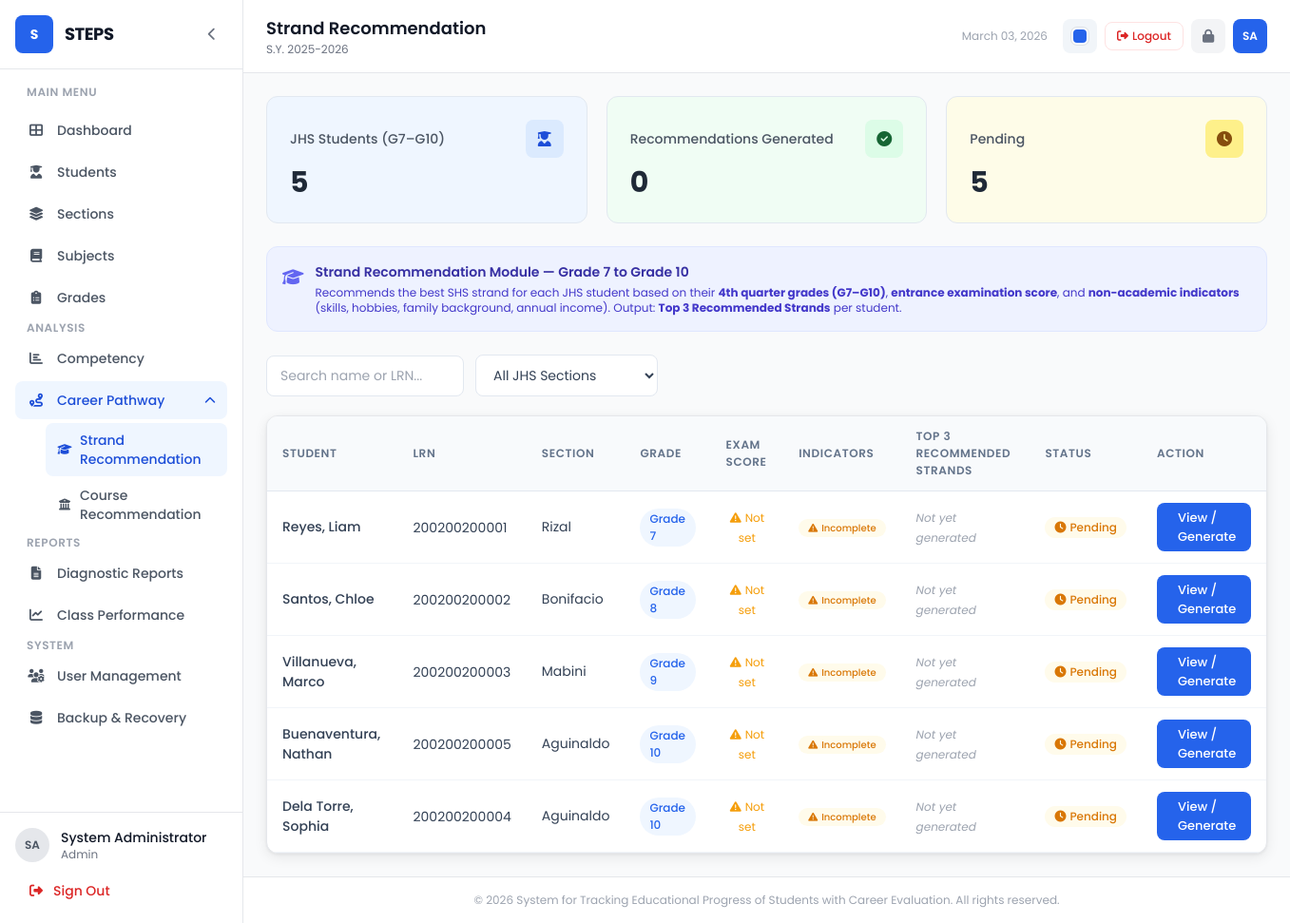
/career/strand.php (signed in), run on the app's committed database.
### tables this page shows
CREATE TABLE IF NOT EXISTS students (
    id INT AUTO_INCREMENT PRIMARY KEY,
    lrn VARCHAR(20) NOT NULL UNIQUE,
    first_name VARCHAR(50) NOT NULL,
    last_name VARCHAR(50) NOT NULL,
    middle_name VARCHAR(50),
    gender ENUM('Male', 'Female') NOT NULL,
    birthdate DATE,
    section_id INT,
    strand_id INT,
    school_year VARCHAR(20) NOT NULL,
    status ENUM('active', 'inactive', 'graduated') NOT NULL DEFAULT 'active',
    created_at TIMESTAMP DEFAULT CURRENT_TIMESTAMP,
    updated_at TIMESTAMP DEFAULT CURRENT_TIMESTAMP ON UPDATE CURRENT_TIMESTAMP,
    FOREIGN KEY (section_id) REFERENCES sections(id) ON DELETE SET NULL,
    FOREIGN KEY (strand_id) REFERENCES strands(id) ON DELETE SET NULL
);

CREATE TABLE IF NOT EXISTS sections (
    id INT AUTO_INCREMENT PRIMARY KEY,
    section_name VARCHAR(50) NOT NULL,
    grade_level INT NOT NULL,
    strand VARCHAR(50),
    adviser_id INT,
    school_year VARCHAR(20) NOT NULL,
    created_at TIMESTAMP DEFAULT CURRENT_TIMESTAMP,
    FOREIGN KEY (adviser_id) REFERENCES users(id) ON DELETE SET NULL
);

### config/constants.php (called while the page is built, shortened)
<?php
function sanitize($data) {
    return htmlspecialchars(strip_tags(trim($data)), ENT_QUOTES, 'UTF-8');
}

### career/strand.php (the view, shortened to what this page needs)
<?php
require_once __DIR__ . '/../includes/header.php';
$searchQuery   = $_GET['search'] ?? '';
$totalJHS = $pdo->query("
    SELECT COUNT(*) FROM students s
    JOIN sections sec ON s.section_id = sec.id
    WHERE s.status = 'active' AND sec.grade_level BETWEEN 7 AND 10
")->fetchColumn();
$generatedCount = $pdo->query("
    SELECT COUNT(DISTINCT cr.student_id) FROM career_recommendations cr
    JOIN students s ON cr.student_id = s.id
    JOIN sections sec ON s.section_id = sec.id
    WHERE cr.recommendation_type = 'strand' AND sec.grade_level BETWEEN 7 AND 10
")->fetchColumn();
$pendingCount = $totalJHS - $generatedCount;
$listQuery = "
    SELECT s.id, s.first_name, s.last_name, s.lrn,
           sec.section_name, sec.grade_level,
           nai.entrance_exam_score, nai.skills,
           cr.top_strand_1, cr.top_strand_2, cr.top_strand_3,
           cr.score_breakdown, cr.created_at AS rec_generated_at
    FROM students s
    JOIN sections sec ON s.section_id = sec.id
    LEFT JOIN non_academic_indicators nai ON nai.student_id = s.id
    LEFT JOIN career_recommendations cr
        ON cr.student_id = s.id AND cr.recommendation_type = 'strand'
    WHERE s.status = 'active' AND sec.grade_level BETWEEN 7 AND 10
";
$params = [];
$listQuery .= " ORDER BY sec.grade_level, sec.section_name, s.last_name";
$stmt = $pdo->prepare($listQuery);
$stmt->execute($params);
$students = $stmt->fetchAll();
require_once __DIR__ . '/../includes/sidebar.php';
?>
<div class="grid grid-cols-1 md:grid-cols-3 gap-5 mb-6">
    <div class="stat-card" style="background:#eff6ff;">
        <div class="flex items-center justify-between mb-2">
            <span class="text-sm font-medium text-gray-600">JHS Students (G7–G10)</span>
            <div class="w-10 h-10 rounded-lg flex items-center justify-center" style="background:#dbeafe;">
                <i class="fas fa-user-graduate" style="color:#1d4ed8;"></i>
            </div>
        </div>
        <p class="text-3xl font-bold text-gray-800"><?= $totalJHS ?></p>
    </div>
    <div class="stat-card" style="background:#f0fdf4;">
        <div class="flex items-center justify-between mb-2">
            <span class="text-sm font-medium text-gray-600">Recommendations Generated</span>
            <div class="w-10 h-10 rounded-lg flex items-center justify-center" style="background:#dcfce7;">
                <i class="fas fa-check-circle" style="color:#166534;"></i>
            </div>
        </div>
        <p class="text-3xl font-bold text-gray-800"><?= $generatedCount ?></p>
    </div>
    <div class="stat-card" style="background:#fefce8;">
        <div class="flex items-center justify-between mb-2">
            <span class="text-sm font-medium text-gray-600">Pending</span>
            <div class="w-10 h-10 rounded-lg flex items-center justify-center" style="background:#fef08a;">
                <i class="fas fa-clock" style="color:#854d0e;"></i>
            </div>
        </div>
        <p class="text-3xl font-bold text-gray-800"><?= $pendingCount ?></p>
    </div>
</div>
<div class="bg-indigo-50 border border-indigo-100 rounded-xl p-4 mb-6 flex gap-3 items-start">
    <i class="fas fa-graduation-cap text-indigo-500 mt-0.5 text-lg flex-shrink-0"></i>
    <div class="text-sm text-indigo-800">
        <p class="font-semibold mb-1">Strand Recommendation Module — Grade 7 to Grade 10</p>
        <p class="text-xs text-indigo-700">Recommends the best SHS strand for each JHS student based on their <strong>4th quarter grades (G7–G10)</strong>, <strong>entrance examination score</strong>, and <strong>non-academic indicators</strong> (skills, hobbies, family background, annual income). Output: <strong>Top 3 Recommended Strands</strong> per student.</p>
    </div>
</div>
<div class="flex flex-wrap items-center gap-3 mb-5">
    <form method="GET" class="flex flex-wrap items-center gap-3 flex-1">
        <input type="text" name="search" value="<?= sanitize($searchQuery) ?>"
               placeholder="Search name or LRN..."
               class="form-input w-52" onchange="this.form.submit()">
        <select name="section" class="form-select w-48" onchange="this.form.submit()">
            <option value="">All JHS Sections</option>
        </select>
    </form>
</div>
<div class="bg-white border border-gray-200 rounded-xl overflow-hidden">
    <div class="overflow-x-auto">
        <table class="steps-table">
            <thead>
                <tr>
                    <th>Student</th>
                    <th>LRN</th>
                    <th>Section</th>
                    <th>Grade</th>
                    <th>Exam Score</th>
                    <th>Indicators</th>
                    <th>Top 3 Recommended Strands</th>
                    <th>Status</th>
                    <th class="no-print">Action</th>
                </tr>
            </thead>
            <tbody>
                <?php foreach ($students as $stu): ?>
                <tr>
                    <td class="font-medium text-gray-900"><?= sanitize($stu['last_name'] . ', ' . $stu['first_name']) ?></td>
                    <td class="text-xs text-gray-500"><?= sanitize($stu['lrn']) ?></td>
                    <td><?= sanitize($stu['section_name']) ?></td>
                    <td><span class="badge badge-blue">Grade <?= $stu['grade_level'] ?></span></td>
                    <td class="text-center">
                        <?php if ($stu['entrance_exam_score'] !== null): ?>
                            <span class="font-semibold text-gray-800"><?= number_format($stu['entrance_exam_score'], 1) ?></span>
                        <?php else: ?>
                            <span class="text-xs text-amber-500"><i class="fas fa-exclamation-triangle mr-1"></i>Not set</span>
                        <?php endif; ?>
                    </td>
                    <td class="text-center">
                        <?php if (!empty($stu['skills'])): ?>
                            <span class="badge badge-green text-[10px]"><i class="fas fa-check mr-1"></i>On record</span>
                        <?php else: ?>
                            <span class="badge badge-amber text-[10px]"><i class="fas fa-exclamation-triangle mr-1"></i>Incomplete</span>
                        <?php endif; ?>
                    </td>
                    <td>
                        <?php if (!empty($stu['top_strand_1'])): ?>
                            <div class="space-y-1">
                                <div class="flex items-center gap-1.5 text-xs">
                                    <span class="w-5 h-5 bg-indigo-600 text-white rounded-full text-center leading-5 font-bold flex-shrink-0">1</span>
                                    <span class="font-medium text-gray-900"><?= sanitize($stu['top_strand_1']) ?></span>
                                </div>
                                <?php if ($stu['top_strand_2']): ?>
                                <div class="flex items-center gap-1.5 text-xs text-gray-500">
                                    <span class="w-5 h-5 bg-indigo-300 text-white rounded-full text-center leading-5 font-bold flex-shrink-0">2</span>
                                    <?= sanitize($stu['top_strand_2']) ?>
                                </div>
                                <?php endif; ?>
                                <?php if ($stu['top_strand_3']): ?>
                                <div class="flex items-center gap-1.5 text-xs text-gray-400">
                                    <span class="w-5 h-5 bg-indigo-100 text-indigo-700 rounded-full text-center leading-5 font-bold flex-shrink-0">3</span>
                                    <?= sanitize($stu['top_strand_3']) ?>
                                </div>
                                <?php endif; ?>
                                <div class="text-[10px] text-gray-400 mt-1">
                                    <i class="fas fa-clock mr-1"></i><?= date('M d, Y', strtotime($stu['rec_generated_at'])) ?>
                                </div>
                            </div>
                        <?php else: ?>
                            <span class="text-xs text-gray-400 italic">Not yet generated</span>
                        <?php endif; ?>
                    </td>
                    <td>
                        <?php if (!empty($stu['top_strand_1'])): ?>
                            <span class="badge badge-green"><i class="fas fa-check mr-1"></i>Generated</span>
                        <?php else: ?>
                            <span class="badge badge-amber"><i class="fas fa-clock mr-1"></i>Pending</span>
                        <?php endif; ?>
                    </td>
                    <td class="no-print">
                        <a href="<?= BASE_URL ?>career/student.php?id=<?= $stu['id'] ?>"
                           class="btn btn-primary btn-sm">
                            <i class="fas fa-user-chart"></i> View / Generate
                        </a>
                    </td>
                </tr>
                <?php endforeach; ?>
            </tbody>
        </table>
    </div>
</div>
<?php require_once __DIR__ . '/../includes/footer.php'; ?>

### assets/css/style.css (style rules this page uses)
:root, [data-theme="blue"] { --primary-50: #eff6ff; --primary-100: #dbeafe; --primary-200: #bfdbfe; --primary-500: #3b82f6; --primary-600: #2563eb; --primary-700: #1d4ed8; --primary-rgb: 37, 99, 235; --sidebar-accent: #2563eb; }
* { margin: 0; padding: 0; box-sizing: border-box; }
body { font-family: 'Poppins', sans-serif; }
.steps-table { width: 100%; border-collapse: separate; border-spacing: 0; }
.rounded-xl:has(.steps-table) { box-shadow: 0 4px 14px rgba(0, 0, 0, 0.08), 0 1px 3px rgba(0, 0, 0, 0.06); }
.steps-table thead th { background-color: #f8fafc; padding: 12px 16px; text-align: left; font-size: 12px; font-weight: 600; color: #64748b; text-transform: uppercase; letter-spacing: 0.05em; border-bottom: 1px solid #e2e8f0; }
.steps-table tbody td { padding: 12px 16px; font-size: 14px; color: #334155; border-bottom: 1px solid #f1f5f9; }
.stat-card { background: white; border: 1px solid #e2e8f0; border-radius: 12px; padding: 24px; transition: box-shadow 0.2s; }
.badge { display: inline-flex; align-items: center; padding: 2px 10px; border-radius: 9999px; font-size: 12px; font-weight: 500; }
.badge-amber { background-color: #fffbeb; color: #d97706; }
.badge-blue { background-color: var(--primary-50); color: var(--primary-600); }
.form-input { width: 100%; padding: 10px 14px; border: 1px solid #e2e8f0; border-radius: 8px; font-family: 'Poppins', sans-serif; font-size: 14px; color: #334155; background: white; transition: border-color 0.2s, box-shadow 0.2s; }
.form-select { width: 100%; padding: 10px 14px; border: 1px solid #e2e8f0; border-radius: 8px; font-family: 'Poppins', sans-serif; font-size: 14px; color: #334155; background: white; cursor: pointer; transition: border-color 0.2s; }
.btn { display: inline-flex; align-items: center; gap: 8px; padding: 10px 20px; border-radius: 8px; font-family: 'Poppins', sans-serif; font-size: 14px; font-weight: 500; cursor: pointer; transition: all 0.2s; border: none; text-decoration: none; }
.btn-primary { background-color: var(--primary-600); color: white; }
.btn-sm { padding: 6px 14px; font-size: 13px; }

### data on the page
students: last_name+first_name "Reyes, Liam", lrn "200200200001", section.section_name "Rizal", section.grade_level "7"
students: last_name+first_name "Santos, Chloe", lrn "200200200002", section.section_name "Bonifacio", section.grade_level "8"
students: last_name+first_name "Villanueva, Marco", lrn "200200200003", section.section_name "Mabini", section.grade_level "9"
students: last_name+first_name "Buenaventura, Nathan", lrn "200200200005", section.section_name "Aguinaldo", section.grade_level "10"
students: last_name+first_name "Dela Torre, Sophia", lrn "200200200004", section.section_name "Aguinaldo", section.grade_level "10"

### other printed values
SITE_NAME "STEPS"
$initials "SA"
$fullName "System Administrator"
$role "Admin"
$pageTitle "Strand Recommendation"
SCHOOL_YEAR "2025-2026"
$totalJHS "5"
$generatedCount "0"
$pendingCount "5"
SITE_FULL_NAME "System for Tracking Educational Progress of Students with Career Evaluation"
